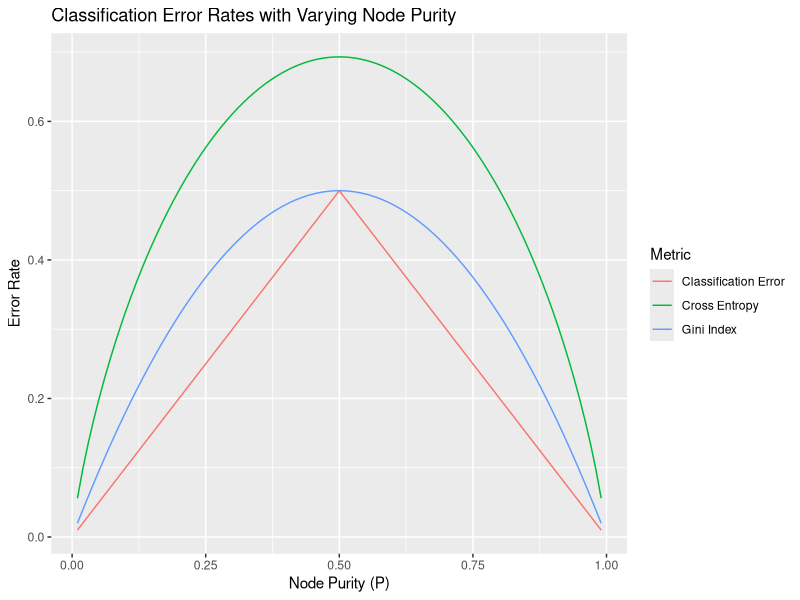

R code for this plot:
## ---- chunk 1
suppressPackageStartupMessages(library(ggplot2))
pm1 <- seq(0.01, 0.99, 0.01)

# Defining functions
two_class_gini <- function(prob) {
    return((prob * (1-prob)) + (prob * (1-prob)))
}

two_class_entropy <- function(prob) {
    return(-1*(prob*log(prob) + (1 - prob)*log(1 - prob)))
}

class_error <- function(prob) {
    return(1 - pmax(prob, (1 - prob)))
}

# error calculation
classification_error <- class_error(pm1)
gini_error <- two_class_gini(pm1)
entropy_error <- two_class_entropy(pm1)

# bring all data together for plotting
error_df <- data.frame(x = pm1,
                       gini = gini_error,
                       class = classification_error,
                       entropy = entropy_error)

# Error plot
ggplot(error_df, aes(x = x, y = gini)) +
    geom_line(aes(color = 'Gini Index')) +
    geom_line(aes(y = entropy, color = 'Cross Entropy')) +
    geom_line(aes(y = class, color = 'Classification Error')) + 
    guides(color = guide_legend(title = "Metric")) +
    ggtitle("Classification Error Rates with Varying Node Purity") +
    ylab("Error Rate") +
    xlab("Node Purity (P)")
